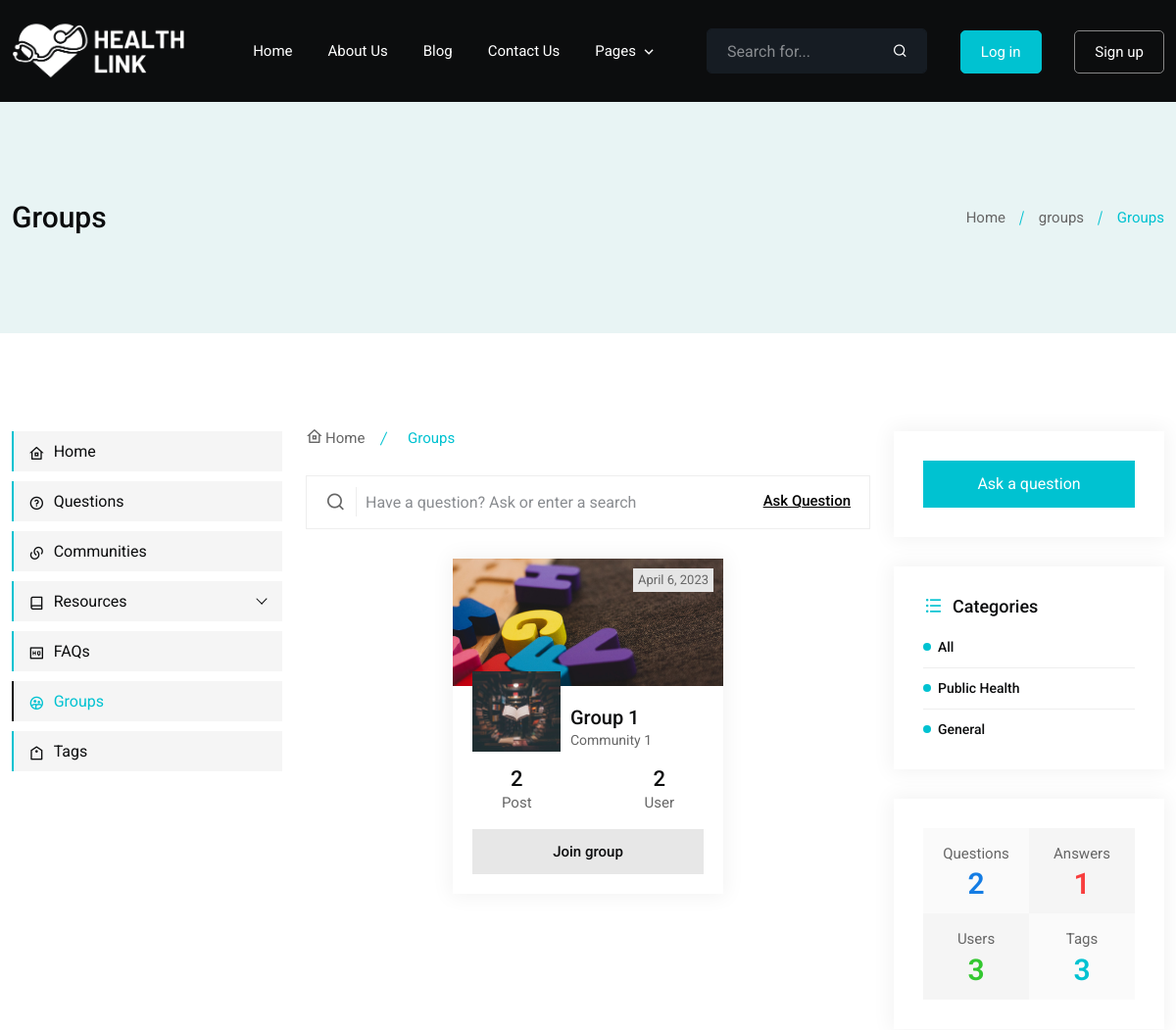
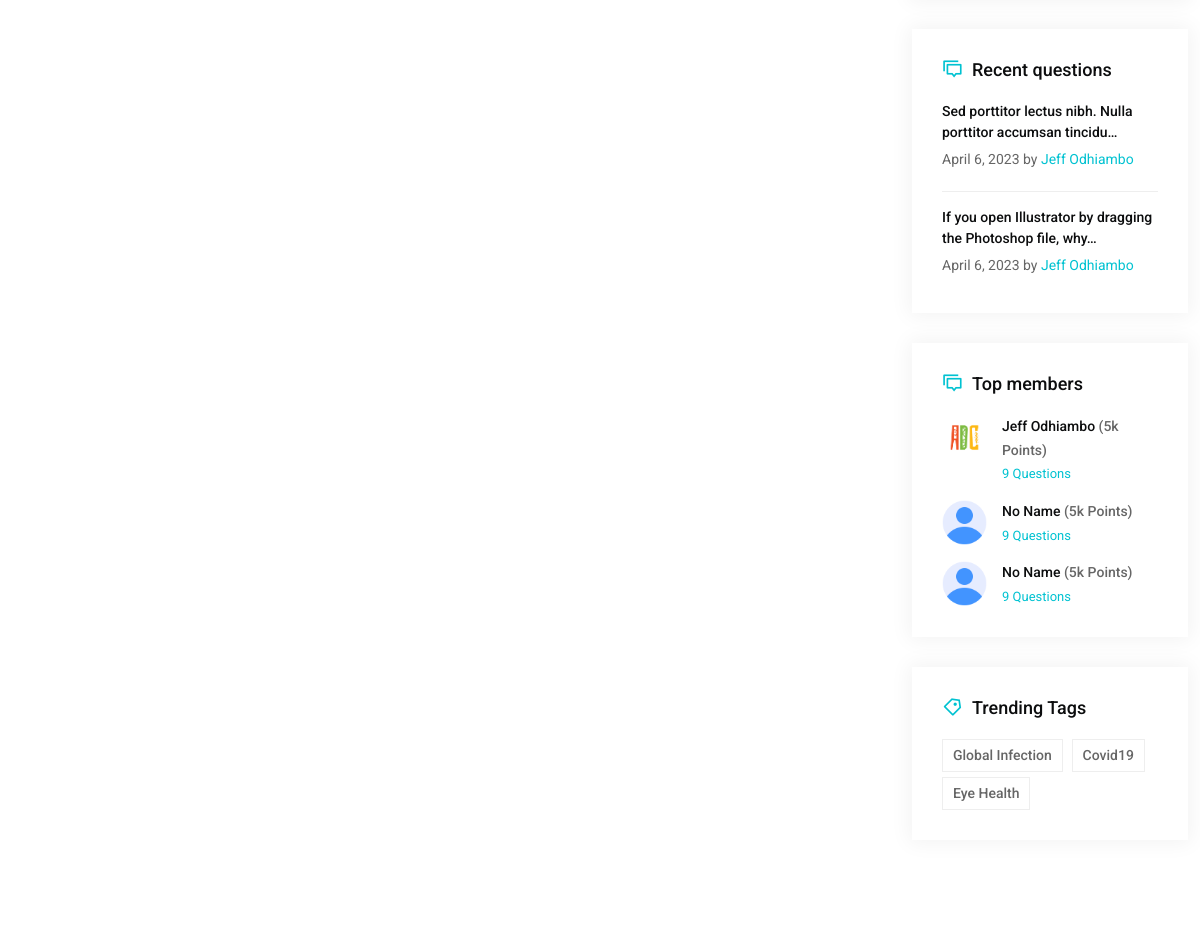
The page /forum/groups/ (upper part) on the database as committed earlier (2 pictures, top to bottom).
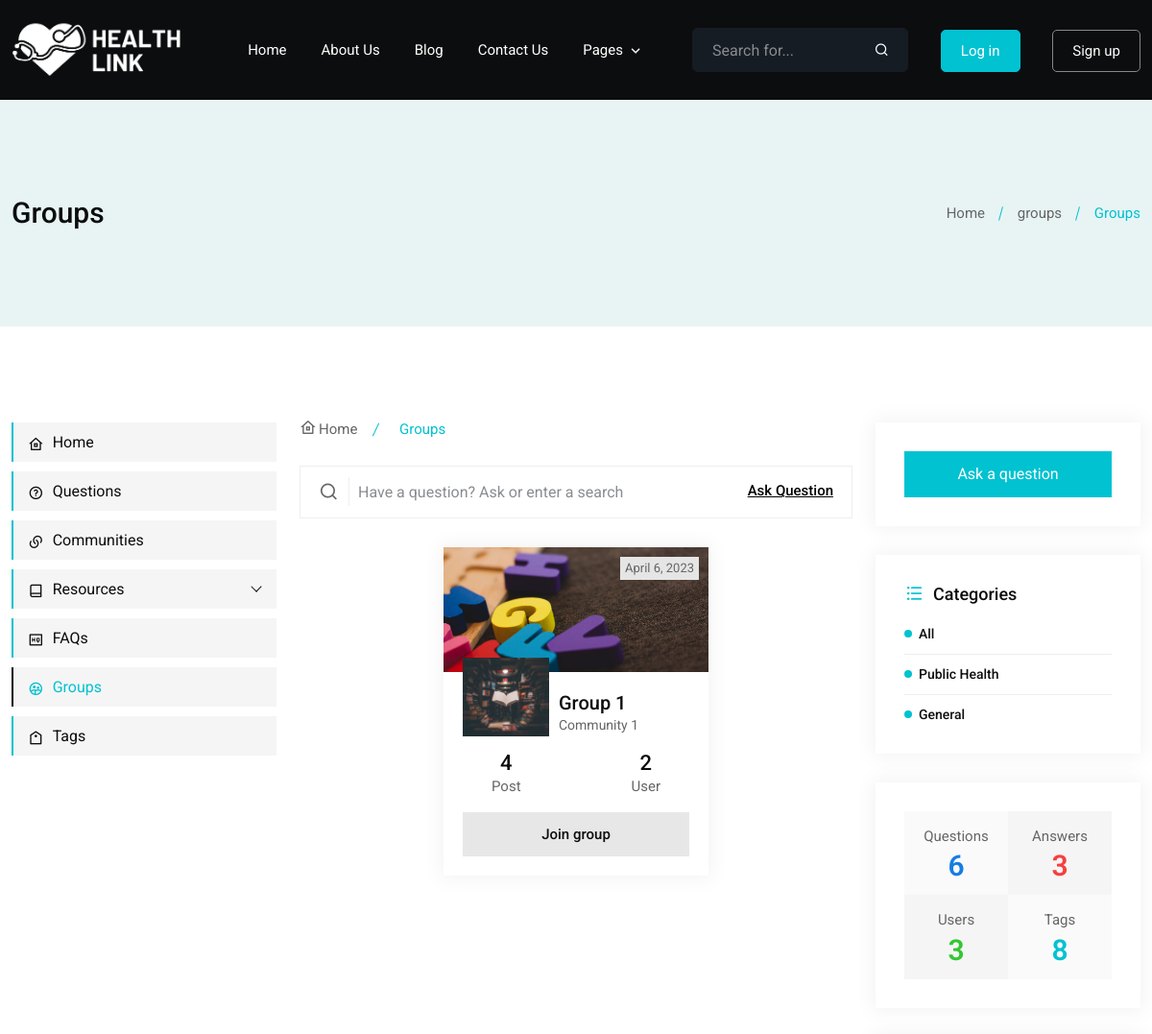
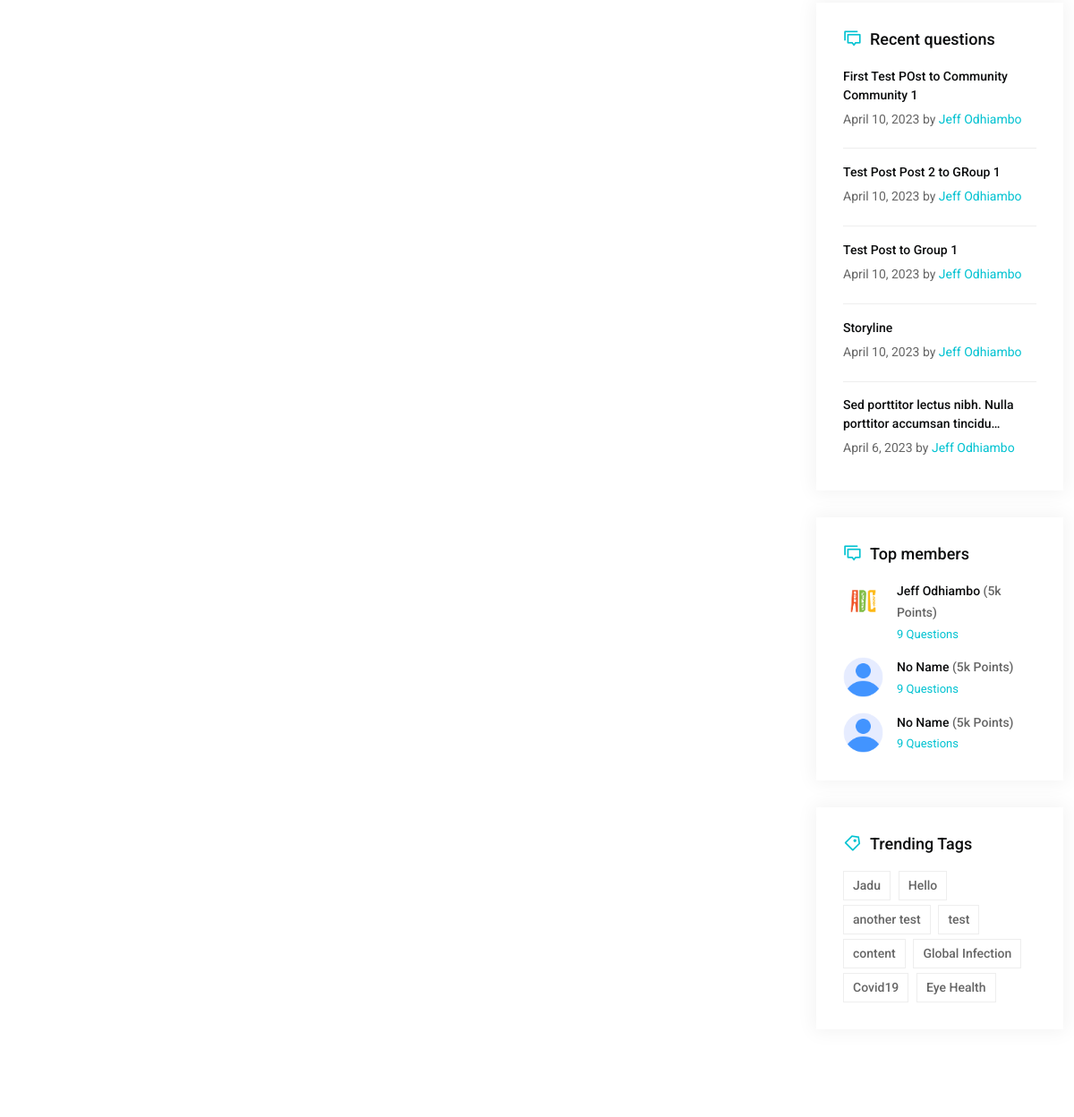
The same page on the database as committed later (2 pictures, top to bottom).
### discussion/models.py (models this page shows, shortened)
class Group(models.Model):
    title = models.CharField(max_length=255)
    slug = models.SlugField(max_length=255, unique=True)
    owner = models.ForeignKey(User, on_delete=models.CASCADE, related_name='owned_groups')
    description = models.TextField(null=True, blank=True)
    group_icon = models.ImageField(upload_to='group/profile_images', null=True, blank=True)
    cover_image = models.ImageField(upload_to='group/cover_images', null=True, blank=True)
    members = models.ManyToManyField(User, related_name='joined_groups', blank=True)
    community = models.ForeignKey(Community, on_delete=models.CASCADE, null=True, blank=True, related_name='groups')
    created_at = models.DateTimeField(auto_now_add=True)
    updated_at = models.DateTimeField(auto_now=True)
    class Meta:
        ordering = ('-created_at',)
    def get_absolute_url(self):
        return reverse('questions:group_detail', kwargs={'slug': self.slug})

class Community(models.Model):
    title = models.CharField(max_length=255)
    slug = models.SlugField(max_length=255, unique=True)
    owner = models.ForeignKey(User, on_delete=models.CASCADE, related_name='owned_communities')
    description = models.TextField(null=True, blank=True)
    image = models.ImageField(upload_to='community_images', null=True, blank=True)
    followers = models.ManyToManyField(User, related_name='followed_communities', blank=True)
    created_at = models.DateTimeField(auto_now_add=True)
    updated_at = models.DateTimeField(auto_now=True)
    def __str__(self):
        return self.title
    class Meta:
        ordering = ('-created_at',)
        verbose_name = 'Communities'
    def get_absolute_url(self):
        return reverse('questions:community_detail', kwargs={'slug': self.slug})

class Question(models.Model):
    title = models.CharField(max_length=255)
    slug = models.SlugField(max_length=255, unique=True)
    description = models.TextField()
    category = models.ForeignKey('core.Category', on_delete=models.CASCADE, related_name='questions')
    user = models.ForeignKey(User, on_delete=models.CASCADE, related_name='questions')
    group = models.ForeignKey(Group, on_delete=models.CASCADE, null=True, blank=True, related_name='questions')
    community = models.ForeignKey(Community, on_delete=models.CASCADE, null=True, blank=True, related_name='questions')
    tags = models.ManyToManyField('core.Tag', related_name='questions', blank=True)
    views = models.PositiveIntegerField(default=0)
    created_at = models.DateTimeField(auto_now_add=True)
    updated_at = models.DateTimeField(auto_now=True)
    class Meta:
        ordering = ('-created_at',)
    def get_absolute_url(self):
        return reverse('questions:question_detail', kwargs={'slug': self.slug})

### core/models.py (models this page shows)
class Category(models.Model):
    title = models.CharField(max_length=100)
    slug = models.SlugField(max_length=100, unique=True)
    image = models.ImageField(upload_to='category/', null=True, blank=True)
    description = models.TextField(null=True, blank=True)
    created_at = models.DateTimeField(auto_now_add=True)
    updated_at = models.DateTimeField(auto_now=True)
    class Meta:
        ordering = ('-created_at',)
        verbose_name_plural = 'Categories'
    def __str__(self):
        return self.title

class Tag(models.Model):
    title = models.CharField(max_length=100)
    slug = models.SlugField(max_length=100, unique=True)
    image = models.ImageField(upload_to='tags/', null=True, blank=True)
    description = models.TextField(null=True, blank=True)
    followers = models.ManyToManyField('auth.User', related_name='followed_tags', blank=True)
    created_at = models.DateTimeField(auto_now_add=True)
    updated_at = models.DateTimeField(auto_now=True)
    class Meta:
        ordering = ('-created_at',)
        verbose_name_plural = 'Tags'
    def __str__(self):
        return self.title

### users/models.py (models this page shows, shortened)
class Profile(models.Model):
    user = models.OneToOneField('auth.User', on_delete=models.CASCADE, related_name='profile')
    gender = models.CharField(max_length=10, choices=GENDER_CHOICES, default='other')
    age = models.PositiveSmallIntegerField(blank=True, null=True)
    location = models.CharField(max_length=100, blank=True, null=True)
    language_preference = models.CharField(max_length=100, choices=LANGUAGE_CHOICES, default='English')
    followers = models.ManyToManyField(Follower, blank=True)
    image = models.ImageField(upload_to='users/profiles/', null=True, blank=True)
    bio = models.TextField(null=True, blank=True)
    phone_number = models.CharField(max_length=15, blank=True, null=True)
    facebook = models.URLField(blank=True, null=True)
    instagram = models.URLField(blank=True, null=True)
    twitter = models.URLField(blank=True, null=True)
    linkedin = models.URLField(blank=True, null=True)
    created_at = models.DateTimeField(auto_now_add=True)
    updated_at = models.DateTimeField(auto_now=True)
    def get_absolute_url(self):
        return reverse('users:user_profile', kwargs={'username': self.user.username})

### discussion/views.py (the view)
# urls.py: path('groups/', views.group_list, name='groups'),
def group_list(request):
    context = {
        'title': 'Groups',
        'groups': Group.objects.all(),
        'category': 'groups',
        'q_category': 'is_active',
    }
    return render(request, 'forum/groups/index.html', context)

### templates/forum/groups/index.html
{% extends "base.html" %}
{% block content %}
		<div class="main-content-area ptb-100">
			<div class="container">
				<div class="row">
					<div class="col-lg-3">
						{% include 'partials/left-sidebar.html' %}
					</div>
					<div class="col-lg-6">
						<div class="middull-content">
							<ul class="page-nish">
								<li>
									<a href="/">
										<i class="ri-home-8-line"></i>
										Home
									</a>
								</li>
								<li class="active">
									Groups
								</li>
							</ul>
							{% include 'partials/search.html' %}
							<div class="group-content">
								{% if groups %}
								<div class="row justify-content-center">
									{% for group in groups %}
										<div class="col-xl-6 col-md-6">
											<div class="single-group-box">
												<div class="group-img">
													<img src="{% if group.cover_image %}{{ group.cover_image.url }}{% else %}/static/assets/images/group/group-1.jpg{% endif %}" class="img-fluid w-100" style="max-height: 130px;" alt="Image">
													<span>{{ group.created_at|date }}</span>
												</div>
												<div class="group-content">
													<div class="group-sub-img">
														<a href="{{ group.get_absolute_url }}">
															<img src="{% if group.group_icon %}{{ group.group_icon.url }}{% else %}/static/assets/images/group/sub-1.jpg{% endif %}" height="90" width="90" alt="Image">
															<h3>{{ group.title }}</h3>
														</a>
														<a href="{{ group.community.get_absolute_url }}">
															<span>{{ group.community }}</span>
														</a>
														</div>
													<ul class="d-flex justify-content-between">
														<li>
															<h4>{{ group.questions.all.count }}</h4>
															<span>Post</span>
														</li>
														<li>
															<h4>{{ group.members.all.count }}</h4>
															<span>User</span>
														</li>
													</ul>
													<a href="{% url 'questions:join_leave_group' group.slug %}">
														<button class="group-btn">
															{% if request.user in group.members.all %}
																Leave group
															{% else %}
																Join group
															{% endif %}
														</button>
													</a>
												</div>
											</div>
										</div>
									{% endfor %}
								</div>
								{% else %}
									<div class="col-lg-12">
										<div class="alert alert-warning">
											No groups found.
										</div>
									</div>
								{% endif %}
							</div>
						</div>
					</div>
					<div class="col-lg-3">
						{% include 'resources/partials/right-sidebar.html' %}
					</div>
				</div>
			</div>
		</div>
{% endblock %}

### templates/resources/partials/right-sidebar.html (shortened to what this page needs)
<div class="right-siderbar">
    <div class="right-siderbar-common">
        <a href="{% url 'questions:ask' %}" class="default-btn">
            Ask a question
        </a>
    </div>
    <div class="right-siderbar-common">
        {% if categories %}
        <div class="category discussions">
            <h3>
                <i class="ri-list-unordered"></i>
                Categories
            </h3>
                <ul>
                    {% if q_category %}
                        <li><a href="{% url 'questions:all' %}">All</a></li>
                        {% for category in categories %}
                        <li>
                            <a href="{% url 'questions:category_detail' category.slug %}">{{ category }}</a>
                        </li>
                        {% endfor %}
                    {% endif %}
                </ul>
            </div>
        </div>
        {% endif %}
        <div class="right-siderbar-common">
            <div class="answer-count">
                <ul class="d-flex flex-wrap">
                    <li>
                        <span>Questions</span>
                        <span class="count">{{ total_questions }}</span>
                    </li>
                    <li>
                        <span>Answers</span>
                        <span class="count">{{ total_answers }}</span>
                    </li>
                    <li>
                        <span>Users</span>
                        <span class="count">{{ total_users }}</span>
                    </li>
                    <li>
                        <span>Tags</span>
                        <span class="count">{{ tags.all.count }}</span>
                    </li>
                </ul>
            </div>
        </div>
    {% if latest_post %}
    <div class="right-siderbar-common">
        <div class="recent-post">
            <h3>
                <i class="ri-discuss-line"></i>
                Recent questions
            </h3>
            <ul>
                {% for post in latest_post %}
                    <li>
                        <a href="{{ post.get_absolute_url }}">
                            {{ post.title|truncatechars:60 }}
                        </a>
                        <p>{{ post.created_at|date }} by <a href="{{ post.user.profile.get_absolute_url }}">{{ post.user.get_full_name }}</a></p>
                    </li>
                {% endfor %}
            </ul>
        </div>
    </div>
    {% endif %}
    {% if top_members %}
    <div class="right-siderbar-common">
        <div class="top-members">
            <h3>
                <i class="ri-discuss-line"></i>
                Top members
            </h3>
            <ul>
                {% for member in top_members %}
                <li>
                    <a href="{% url 'users:user_profile' member.username %}">
                        {% if member.profile.image %}
                            <img src="{{ member.profile.image.url }}" style="max-height: 45px !important;" alt="{{ user.username }}">
                        {% else %}
                            {% if member.profile.gender == 'other' %}
                                <img src="/static/user.png" style="max-height: 45px !important;" alt="{{ user.username }}">
                            {% elif member.profile.gender == 'male' %}
                                <img src="/static/man.png" style="max-height: 45px !important;" alt="{{ user.username }}">
                            {% else %}
                                <img src="/static/woman.png" style="max-height: 45px !important;" alt="{{ user.username }}">
                            {% endif %}
                        {% endif %}
                        <p>{{ member.get_full_name|default:"No Name" }} <span>(5k Points)</span></p>
                        <span>9 Questions</span>
                    </a>
                </li>
                {% endfor %}
            </ul>
        </div>
    </div>
    {% endif %}
    {% if tags %}
    <div class="right-siderbar-common">
        <div class="trending-tags">
            <h3>
                <i class="ri-price-tag-3-line"></i>
                Trending Tags
            </h3>
            <ul>
                {% for tag in tags %}
                <li>
                    <a href="{% url 'questions:tag_detail' tag.slug %}">
                        {{ tag }}
                    </a>
                </li>
                {% endfor %}
            </ul>
        </div>
    </div>
    {% endif %}
</div>

Rows that differ between the two databases and show on the page:
no longer on this page (row edited): Question: title "If you open Illustrator by dragging the Photoshop file, why…", created_at "April 6, 2023", user.get_full_name "Jeff Odhiambo"
computed for Group "Group 1": questions.all.count "2" → "4"
added Question: title "First Test POst to Community Community 1", created_at "April 10, 2023", user.get_full_name "Jeff Odhiambo"
added Question: title "Test Post Post 2 to GRoup 1", created_at "April 10, 2023", user.get_full_name "Jeff Odhiambo"
added Question: title "Test Post to Group 1", created_at "April 10, 2023", user.get_full_name "Jeff Odhiambo"
added Question: title "Storyline", created_at "April 10, 2023", user.get_full_name "Jeff Odhiambo"
added Tag: title "Jadu"
added Tag: title "Hello"
added Tag: title "another test"
added Tag: title "test"
added Tag: title "content"
Other text that changed with them:
{{ total_questions }}: "2" → "6"
{{ total_answers }}: "1" → "3"
{{ tags.all.count }}: "3" → "8"
